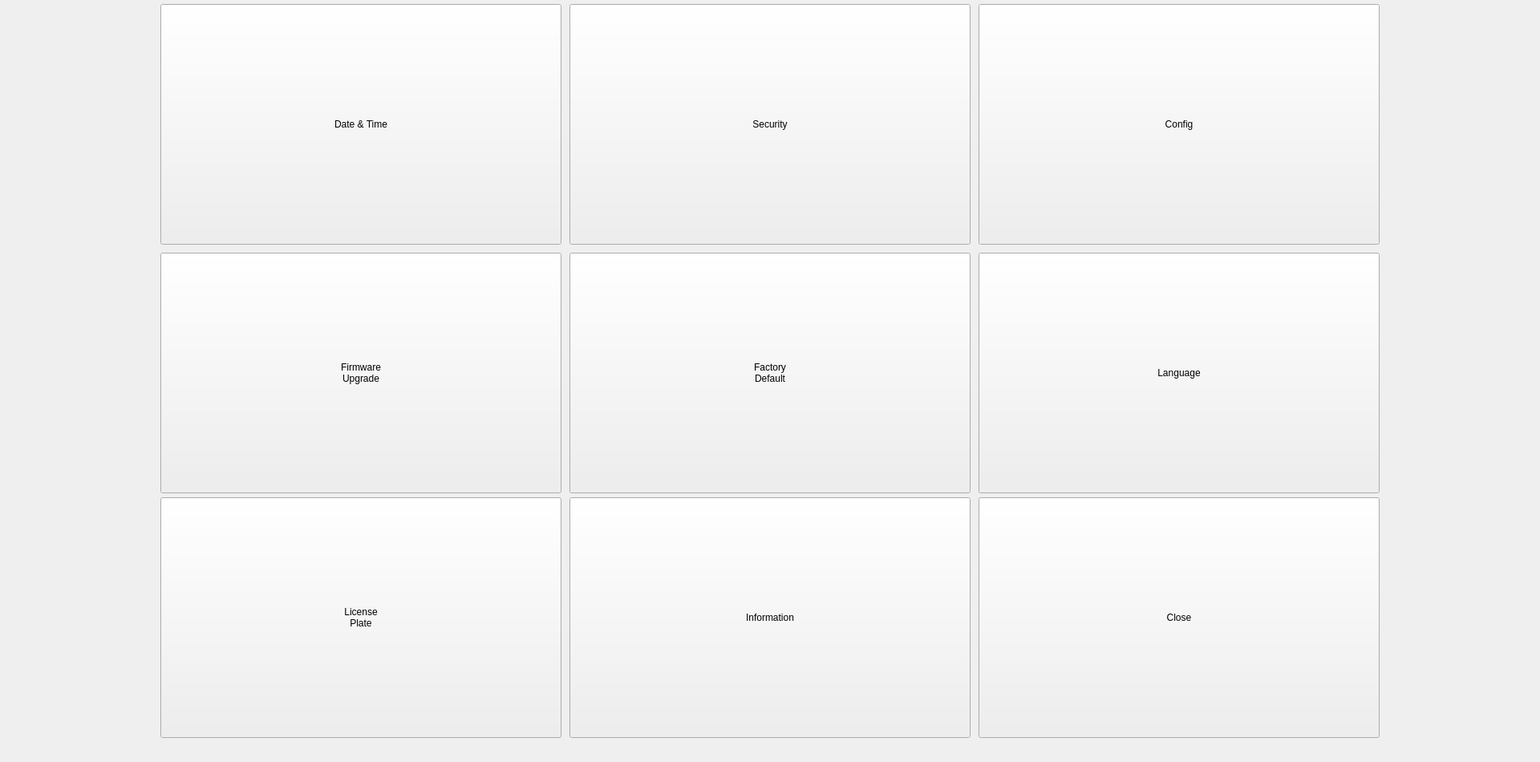
<?xml version="1.0" encoding="UTF-8"?>
<ui version="4.0">
 <class>SystemPage1080p</class>
 <widget class="QWidget" name="SystemPage1080p">
  <property name="geometry">
   <rect>
    <x>0</x>
    <y>0</y>
    <width>1920</width>
    <height>950</height>
   </rect>
  </property>
  <property name="windowTitle">
   <string>Form</string>
  </property>
  <property name="autoFillBackground">
   <bool>true</bool>
  </property>
  <widget class="QPushButton" name="buttonLicensePlate">
   <property name="enabled">
    <bool>true</bool>
   </property>
   <property name="geometry">
    <rect>
     <x>200</x>
     <y>620</y>
     <width>500</width>
     <height>300</height>
    </rect>
   </property>
   <property name="sizePolicy">
    <sizepolicy hsizetype="Fixed" vsizetype="Fixed">
     <horstretch>0</horstretch>
     <verstretch>0</verstretch>
    </sizepolicy>
   </property>
   <property name="minimumSize">
    <size>
     <width>0</width>
     <height>0</height>
    </size>
   </property>
   <property name="text">
    <string>License
Plate</string>
   </property>
  </widget>
  <widget class="QPushButton" name="buttonInformation">
   <property name="enabled">
    <bool>true</bool>
   </property>
   <property name="geometry">
    <rect>
     <x>710</x>
     <y>620</y>
     <width>500</width>
     <height>300</height>
    </rect>
   </property>
   <property name="sizePolicy">
    <sizepolicy hsizetype="Fixed" vsizetype="Fixed">
     <horstretch>0</horstretch>
     <verstretch>0</verstretch>
    </sizepolicy>
   </property>
   <property name="minimumSize">
    <size>
     <width>0</width>
     <height>0</height>
    </size>
   </property>
   <property name="text">
    <string>Information</string>
   </property>
  </widget>
  <widget class="QPushButton" name="buttonClose">
   <property name="enabled">
    <bool>true</bool>
   </property>
   <property name="geometry">
    <rect>
     <x>1220</x>
     <y>620</y>
     <width>500</width>
     <height>300</height>
    </rect>
   </property>
   <property name="sizePolicy">
    <sizepolicy hsizetype="Fixed" vsizetype="Fixed">
     <horstretch>0</horstretch>
     <verstretch>0</verstretch>
    </sizepolicy>
   </property>
   <property name="minimumSize">
    <size>
     <width>0</width>
     <height>0</height>
    </size>
   </property>
   <property name="text">
    <string>Close</string>
   </property>
   <property name="iconSize">
    <size>
     <width>16</width>
     <height>16</height>
    </size>
   </property>
  </widget>
  <widget class="QPushButton" name="buttonLanguage">
   <property name="enabled">
    <bool>true</bool>
   </property>
   <property name="geometry">
    <rect>
     <x>1220</x>
     <y>315</y>
     <width>500</width>
     <height>300</height>
    </rect>
   </property>
   <property name="sizePolicy">
    <sizepolicy hsizetype="Fixed" vsizetype="Fixed">
     <horstretch>0</horstretch>
     <verstretch>0</verstretch>
    </sizepolicy>
   </property>
   <property name="minimumSize">
    <size>
     <width>0</width>
     <height>0</height>
    </size>
   </property>
   <property name="text">
    <string>Language</string>
   </property>
  </widget>
  <widget class="QPushButton" name="buttonFactoryDefault">
   <property name="enabled">
    <bool>true</bool>
   </property>
   <property name="geometry">
    <rect>
     <x>710</x>
     <y>315</y>
     <width>500</width>
     <height>300</height>
    </rect>
   </property>
   <property name="sizePolicy">
    <sizepolicy hsizetype="Fixed" vsizetype="Fixed">
     <horstretch>0</horstretch>
     <verstretch>0</verstretch>
    </sizepolicy>
   </property>
   <property name="minimumSize">
    <size>
     <width>0</width>
     <height>0</height>
    </size>
   </property>
   <property name="text">
    <string>Factory
Default</string>
   </property>
  </widget>
  <widget class="QPushButton" name="buttonUpgrade">
   <property name="enabled">
    <bool>true</bool>
   </property>
   <property name="geometry">
    <rect>
     <x>200</x>
     <y>315</y>
     <width>500</width>
     <height>300</height>
    </rect>
   </property>
   <property name="sizePolicy">
    <sizepolicy hsizetype="Fixed" vsizetype="Fixed">
     <horstretch>0</horstretch>
     <verstretch>0</verstretch>
    </sizepolicy>
   </property>
   <property name="minimumSize">
    <size>
     <width>0</width>
     <height>0</height>
    </size>
   </property>
   <property name="text">
    <string>Firmware
Upgrade</string>
   </property>
  </widget>
  <widget class="QPushButton" name="buttonConfig">
   <property name="enabled">
    <bool>true</bool>
   </property>
   <property name="geometry">
    <rect>
     <x>1220</x>
     <y>5</y>
     <width>500</width>
     <height>300</height>
    </rect>
   </property>
   <property name="sizePolicy">
    <sizepolicy hsizetype="Fixed" vsizetype="Fixed">
     <horstretch>0</horstretch>
     <verstretch>0</verstretch>
    </sizepolicy>
   </property>
   <property name="minimumSize">
    <size>
     <width>0</width>
     <height>0</height>
    </size>
   </property>
   <property name="text">
    <string>Config</string>
   </property>
  </widget>
  <widget class="QPushButton" name="buttonSecurity">
   <property name="enabled">
    <bool>true</bool>
   </property>
   <property name="geometry">
    <rect>
     <x>710</x>
     <y>5</y>
     <width>500</width>
     <height>300</height>
    </rect>
   </property>
   <property name="sizePolicy">
    <sizepolicy hsizetype="Fixed" vsizetype="Fixed">
     <horstretch>0</horstretch>
     <verstretch>0</verstretch>
    </sizepolicy>
   </property>
   <property name="minimumSize">
    <size>
     <width>0</width>
     <height>0</height>
    </size>
   </property>
   <property name="text">
    <string>Security</string>
   </property>
  </widget>
  <widget class="QPushButton" name="buttonDateTime">
   <property name="geometry">
    <rect>
     <x>200</x>
     <y>5</y>
     <width>500</width>
     <height>300</height>
    </rect>
   </property>
   <property name="sizePolicy">
    <sizepolicy hsizetype="Fixed" vsizetype="Fixed">
     <horstretch>0</horstretch>
     <verstretch>0</verstretch>
    </sizepolicy>
   </property>
   <property name="minimumSize">
    <size>
     <width>0</width>
     <height>0</height>
    </size>
   </property>
   <property name="focusPolicy">
    <enum>Qt::StrongFocus</enum>
   </property>
   <property name="text">
    <string>Date &amp;&amp; Time</string>
   </property>
  </widget>
 </widget>
 <resources/>
 <connections/>
</ui>
